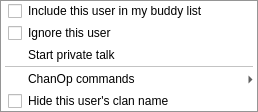
<?xml version="1.0" encoding="UTF-8"?>
<ui version="4.0">
 <class>UserListContextMenu</class>
 <widget class="QMenu" name="UserListContextMenu">
  <property name="enabled">
   <bool>true</bool>
  </property>
  <property name="title">
   <string>User</string>
  </property>
  <widget class="QMenu" name="menuChanOp_commands">
   <property name="title">
    <string>ChanOp commands</string>
   </property>
   <addaction name="actionKickUser"/>
   <addaction name="actionBanUser"/>
  </widget>
  <action name="actionInclInBuddyList">
   <property name="checkable">
    <bool>true</bool>
   </property>
   <property name="enabled">
    <bool>true</bool>
   </property>
   <property name="text">
    <string>Include this user in my buddy list</string>
   </property>
  </action>
  <action name="actionInclInIgnrList">
   <property name="checkable">
    <bool>true</bool>
   </property>
   <property name="enabled">
    <bool>true</bool>
   </property>
   <property name="text">
    <string>Ignore this user</string>
   </property>
  </action>
  <action name="actionStartPrvTalk">
   <property name="enabled">
    <bool>true</bool>
   </property>
   <property name="text">
    <string>Start private talk</string>
   </property>
  </action>
  <action name="actionKickUser">
   <property name="enabled">
    <bool>false</bool>
   </property>
   <property name="text">
    <string>Kick this user</string>
   </property>
  </action>
  <action name="actionBanUser">
   <property name="enabled">
    <bool>false</bool>
   </property>
   <property name="text">
    <string>Ban this user</string>
   </property>
  </action>
  <action name="actionInclInDisallowedClanNames">
   <property name="checkable">
    <bool>true</bool>
   </property>
   <property name="enabled">
    <bool>true</bool>
   </property>
   <property name="text">
    <string>Hide this user's clan name</string>
   </property>
  </action>
  <addaction name="actionInclInBuddyList"/>
  <addaction name="actionInclInIgnrList"/>
  <addaction name="actionStartPrvTalk"/>
  <addaction name="separator"/>
  <addaction name="menuChanOp_commands"/>
  <addaction name="actionInclInDisallowedClanNames"/>
 </widget>
 <resources/>
 <connections/>
</ui>
